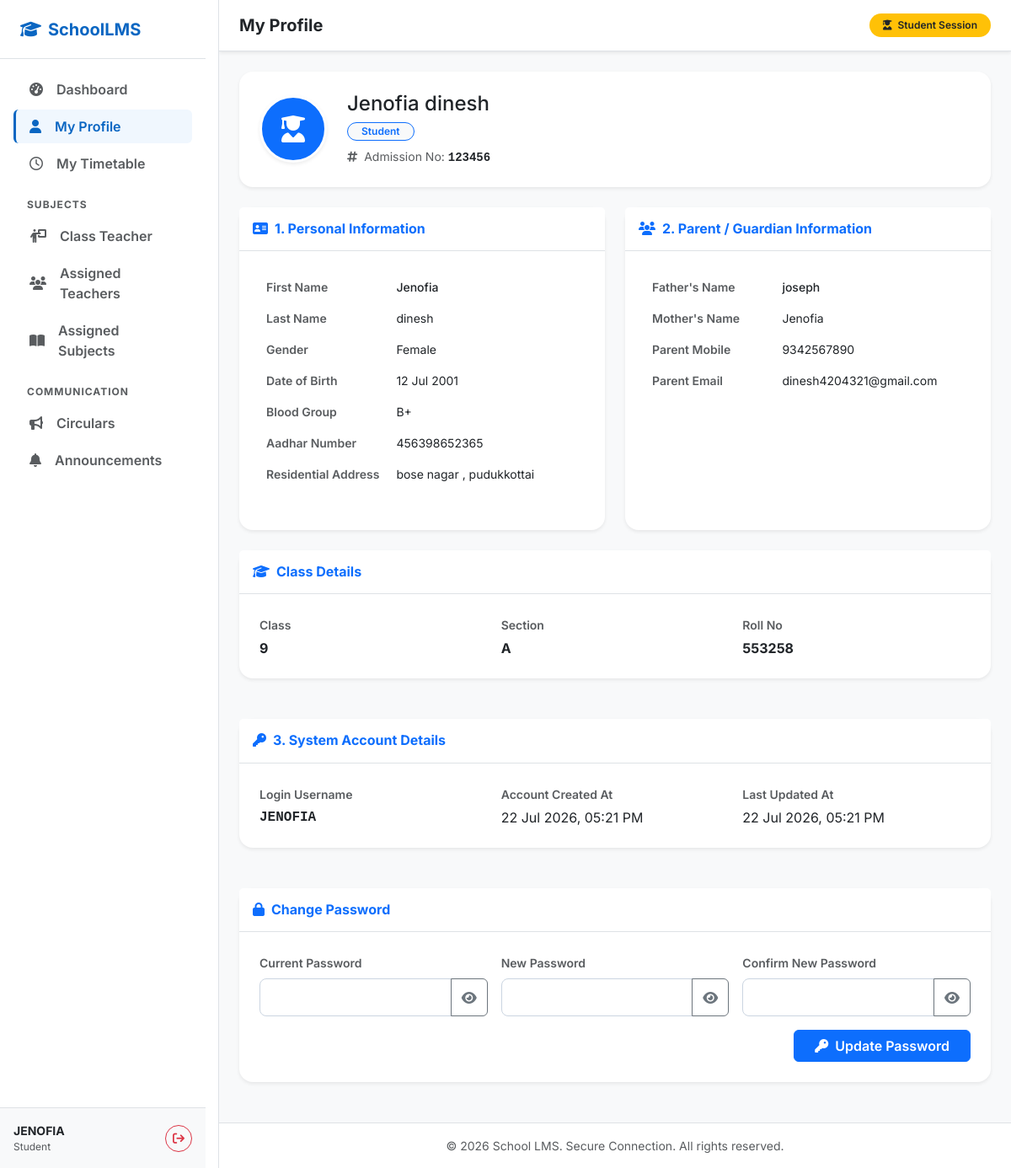
/student/profile (signed in), run on the app's committed database.
### app.py (models this page shows, shortened)
class Student(db.Model):
    __tablename__ = 'students'
    student_id = db.Column(db.Integer, primary_key=True)
    admission_no = db.Column(db.String(50), unique=True, nullable=False)
    aadhar_no = db.Column(db.String(20), unique=True, nullable=False)
    first_name = db.Column(db.String(100), nullable=False)
    last_name = db.Column(db.String(100), nullable=True)
    gender = db.Column(db.String(20), nullable=False) # Male, Female, Other
    date_of_birth = db.Column(db.Date, nullable=False)
    blood_group = db.Column(db.String(20), nullable=True)
    photo = db.Column(db.String(255), nullable=True)
    father_name = db.Column(db.String(150), nullable=False)
    mother_name = db.Column(db.String(150), nullable=False)
    parent_mobile = db.Column(db.String(20), nullable=False)
    parent_email = db.Column(db.String(100), nullable=True)
    address = db.Column(db.Text, nullable=False)
    username = db.Column(db.String(100), unique=True, nullable=False)
    password_hash = db.Column(db.String(255), nullable=False)
    is_transfer_student = db.Column(db.Boolean, default=False)
    previous_school_name = db.Column(db.String(255), nullable=True)
    previous_school_address = db.Column(db.Text, nullable=True)
    previous_academic_performance = db.Column(db.String(255), nullable=True)
    transfer_certificate_no = db.Column(db.String(100), nullable=True)
    created_at = db.Column(db.DateTime, default=datetime.utcnow, nullable=False)
    updated_at = db.Column(db.DateTime, default=datetime.utcnow, onupdate=datetime.utcnow, nullable=False)
    academic_details = db.relationship('StudentAcademicDetail', backref='student', cascade='all, delete-orphan', lazy=True)

class StudentAcademicDetail(db.Model):
    __tablename__ = 'student_academic_details'
    student_academic_id = db.Column(db.Integer, primary_key=True)
    student_id = db.Column(db.Integer, db.ForeignKey('students.student_id'), nullable=False)
    academic_year_id = db.Column(db.Integer, db.ForeignKey('academic_years.id'), nullable=False)
    class_id = db.Column(db.Integer, db.ForeignKey('classes.class_id'), nullable=False)
    section_id = db.Column(db.Integer, db.ForeignKey('sections.section_id'), nullable=False)
    roll_no = db.Column(db.String(50), nullable=True)
    student_status = db.Column(db.String(50), nullable=False, default='Active') # Active, Inactive, Suspended, etc.

### app.py (the view)
@app.route('/student/profile')
def student_profile():
    if not session.get('student_logged_in'):
        return redirect(url_for('student_login'))
    student = Student.query.get(session.get('student_id'))
    academic_detail = StudentAcademicDetail.query.filter_by(
        student_id=student.student_id,
        student_status='Active'
    ).order_by(StudentAcademicDetail.academic_year_id.desc()).first()
    class_name = "N/A"
    section_name = "N/A"
    roll_no = "N/A"
    if academic_detail:
        classroom = ClassRoom.query.get(academic_detail.class_id)
        if classroom:
            class_name = classroom.class_name
        section = Section.query.get(academic_detail.section_id)
        if section:
            section_name = section.section_name
        if academic_detail.roll_no:
            roll_no = academic_detail.roll_no
    return render_template('student/profile.html', student=student, class_name=class_name, section_name=section_name, roll_no=roll_no)

### templates/student/profile.html (shortened to what this page needs)
{% extends "student/base.html" %}
{% block header_title %}My Profile{% endblock %}
{% block content %}
<div class="row g-4">
    <div class="col-12">
        <div class="card border-0 shadow-sm rounded-4 bg-white p-4">
            <div class="d-flex flex-column flex-md-row align-items-center gap-4">
                {% if student.photo %}
                    <img src="{{ url_for('static', filename='uploads/student/' ~ student.photo) }}" alt="Profile Photo" class="rounded-circle shadow-sm" style="width: 80px; height: 80px; object-fit: cover; border: 3px solid #fff;">
                {% else %}
                    <div class="bg-primary text-white rounded-circle d-flex align-items-center justify-content-center shadow-sm" style="width: 80px; height: 80px; font-size: 2rem; border: 3px solid #fff;">
                        <i class="fa-solid fa-user-graduate"></i>
                    </div>
                {% endif %}
                <div class="text-center text-md-start flex-grow-1">
                    <h4 class="fw-extrabold text-dark mb-1">{{ student.first_name }} {{ student.last_name or '' }}</h4>
                    <p class="text-muted mb-2">
                        <span class="badge bg-light text-primary border border-primary px-3 py-1.5 rounded-pill fw-semibold">Student</span>
                    </p>
                    <div class="text-muted small">
                        <span class="me-3"><i class="fa-solid fa-hashtag me-1 text-muted"></i> Admission No: <strong class="font-monospace text-dark">{{ student.admission_no }}</strong></span>
                    </div>
                </div>
            </div>
        </div>
    </div>
    <div class="col-md-6">
        <div class="card border-0 shadow-sm rounded-4 bg-white h-100 mb-4">
            <div class="card-header bg-white border-bottom py-3">
                <h6 class="fw-bold text-primary mb-0">
                    <i class="fa-solid fa-address-card me-2"></i>1. Personal Information
                </h6>
            </div>
            <div class="card-body p-4">
                <table class="table table-borderless align-middle mb-0">
                    <tbody>
                        <tr>
                            <td class="fw-semibold text-muted py-2.5 small" style="width: 40%;">First Name</td>
                            <td class="text-dark py-2.5 small fw-medium">{{ student.first_name }}</td>
                        </tr>
                        <tr>
                            <td class="fw-semibold text-muted py-2.5 small">Last Name</td>
                            <td class="text-dark py-2.5 small">{{ student.last_name or '-' }}</td>
                        </tr>
                        <tr>
                            <td class="fw-semibold text-muted py-2.5 small">Gender</td>
                            <td class="text-dark py-2.5 small">{{ student.gender }}</td>
                        </tr>
                        <tr>
                            <td class="fw-semibold text-muted py-2.5 small">Date of Birth</td>
                            <td class="text-dark py-2.5 small">{{ student.date_of_birth.strftime('%d %b %Y') if student.date_of_birth else '-' }}</td>
                        </tr>
                        <tr>
                            <td class="fw-semibold text-muted py-2.5 small">Blood Group</td>
                            <td class="text-dark py-2.5 small">{{ student.blood_group or 'N/A' }}</td>
                        </tr>
                        <tr>
                            <td class="fw-semibold text-muted py-2.5 small">Aadhar Number</td>
                            <td class="text-dark py-2.5 small">{{ student.aadhar_no }}</td>
                        </tr>
                        <tr>
                            <td class="fw-semibold text-muted py-2.5 small">Residential Address</td>
                            <td class="text-dark py-2.5 small text-wrap" style="max-width: 250px;">{{ student.address }}</td>
                        </tr>
                    </tbody>
                </table>
            </div>
        </div>
    </div>
    <div class="col-md-6">
        <div class="card border-0 shadow-sm rounded-4 bg-white h-100 mb-4">
            <div class="card-header bg-white border-bottom py-3">
                <h6 class="fw-bold text-primary mb-0">
                    <i class="fa-solid fa-users me-2"></i>2. Parent / Guardian Information
                </h6>
            </div>
            <div class="card-body p-4">
                <table class="table table-borderless align-middle mb-0">
                    <tbody>
                        <tr>
                            <td class="fw-semibold text-muted py-2.5 small" style="width: 40%;">Father's Name</td>
                            <td class="text-dark py-2.5 small fw-medium">{{ student.father_name }}</td>
                        </tr>
                        <tr>
                            <td class="fw-semibold text-muted py-2.5 small">Mother's Name</td>
                            <td class="text-dark py-2.5 small">{{ student.mother_name }}</td>
                        </tr>
                        <tr>
                            <td class="fw-semibold text-muted py-2.5 small">Parent Mobile</td>
                            <td class="text-dark py-2.5 small">{{ student.parent_mobile }}</td>
                        </tr>
                        <tr>
                            <td class="fw-semibold text-muted py-2.5 small">Parent Email</td>
                            <td class="text-dark py-2.5 small">{{ student.parent_email or 'N/A' }}</td>
                        </tr>
                    </tbody>
                </table>
            </div>
        </div>
    </div>
    <div class="col-12">
        <div class="card border-0 shadow-sm rounded-4 bg-white mb-4">
            <div class="card-header bg-white border-bottom py-3">
                <h6 class="fw-bold text-primary mb-0">
                    <i class="fa-solid fa-graduation-cap me-2"></i>Class Details
                </h6>
            </div>
            <div class="card-body p-4">
                <div class="row g-3">
                    <div class="col-md-4">
                        <span class="text-muted small fw-semibold">Class</span>
                        <div class="text-dark fw-bold mt-1">{{ class_name }}</div>
                    </div>
                    <div class="col-md-4">
                        <span class="text-muted small fw-semibold">Section</span>
                        <div class="text-dark fw-bold mt-1">{{ section_name }}</div>
                    </div>
                    <div class="col-md-4">
                        <span class="text-muted small fw-semibold">Roll No</span>
                        <div class="text-dark fw-bold mt-1">{{ roll_no }}</div>
                    </div>
                </div>
            </div>
        </div>
    </div>
    <div class="col-12">
        <div class="card border-0 shadow-sm rounded-4 bg-white mb-4">
            <div class="card-header bg-white border-bottom py-3">
                <h6 class="fw-bold text-primary mb-0">
                    <i class="fa-solid fa-key me-2"></i>{% if student.is_transfer_student %}4{% else %}3{% endif %}. System Account Details
                </h6>
            </div>
            <div class="card-body p-4">
                <div class="row g-3">
                    <div class="col-md-4">
                        <span class="text-muted small fw-semibold">Login Username</span>
                        <div class="text-dark fw-bold mt-1 font-monospace">{{ student.username }}</div>
                    </div>
                    <div class="col-md-4">
                        <span class="text-muted small fw-semibold">Account Created At</span>
                        <div class="text-dark mt-1">{{ student.created_at.strftime('%d %b %Y, %I:%M %p') if student.created_at }}</div>
                    </div>
                    <div class="col-md-4">
                        <span class="text-muted small fw-semibold">Last Updated At</span>
                        <div class="text-dark mt-1">{{ student.updated_at.strftime('%d %b %Y, %I:%M %p') if student.updated_at else '-' }}</div>
                    </div>
                </div>
            </div>
        </div>
    </div>
    <div class="col-12">
        <div class="card border-0 shadow-sm rounded-4 bg-white mb-4">
            <div class="card-header bg-white border-bottom py-3">
                <h6 class="fw-bold text-primary mb-0">
                    <i class="fa-solid fa-lock me-2"></i>Change Password
                </h6>
            </div>
            <div class="card-body p-4">
                <form action="{{ url_for('student_change_password') }}" method="POST">
                    <div class="row g-3">
                        <div class="col-md-4">
                            <label class="form-label small fw-semibold text-muted">Current Password</label>
                            <div class="input-group">
                                <input type="password" class="form-control" name="current_password" required>
                                <button class="btn btn-outline-secondary toggle-password-btn" type="button" tabindex="-1"><i class="fa-solid fa-eye"></i></button>
                            </div>
                        </div>
                        <div class="col-md-4">
                            <label class="form-label small fw-semibold text-muted">New Password</label>
                            <div class="input-group">
                                <input type="password" class="form-control" name="new_password" required>
                                <button class="btn btn-outline-secondary toggle-password-btn" type="button" tabindex="-1"><i class="fa-solid fa-eye"></i></button>
                            </div>
                        </div>
                        <div class="col-md-4">
                            <label class="form-label small fw-semibold text-muted">Confirm New Password</label>
                            <div class="input-group">
                                <input type="password" class="form-control" name="confirm_password" required>
                                <button class="btn btn-outline-secondary toggle-password-btn" type="button" tabindex="-1"><i class="fa-solid fa-eye"></i></button>
                            </div>
                        </div>
                        <div class="col-12 text-end">
                            <button type="submit" class="btn btn-primary px-4 fw-semibold"><i class="fa-solid fa-key me-2"></i>Update Password</button>
                        </div>
                    </div>
                </form>
            </div>
        </div>
    </div>
</div>
{% endblock %}

### data on the page
Student: first_name "Jenofia", last_name "dinesh", admission_no "123456", gender "Female", date_of_birth "12 Jul 2001", blood_group "B+", aadhar_no "456398652365", address "bose nagar , pudukkottai", father_name "joseph", mother_name "Jenofia", parent_mobile "9342567890", parent_email "dinesh4204321@gmail.com", username "JENOFIA", created_at "22 Jul 2026, 05:21 PM", updated_at "22 Jul 2026, 05:21 PM"
StudentAcademicDetail: roll_no "553258"

### other printed values
{{ session.get('student_username', 'Student') }} "JENOFIA"
{{ class_name }} "9"
{{ section_name }} "A"
